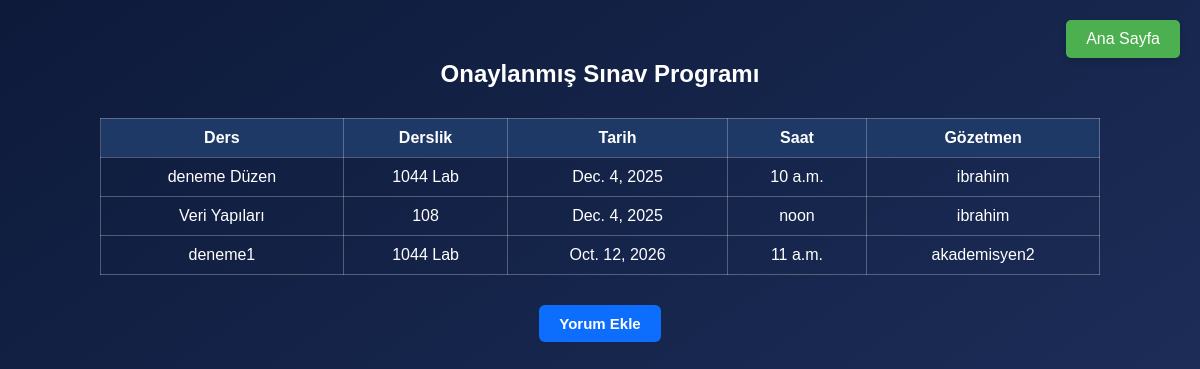
/uni/onayli-sinav-listesi/ (signed in), run on an earlier commit of the app's database.
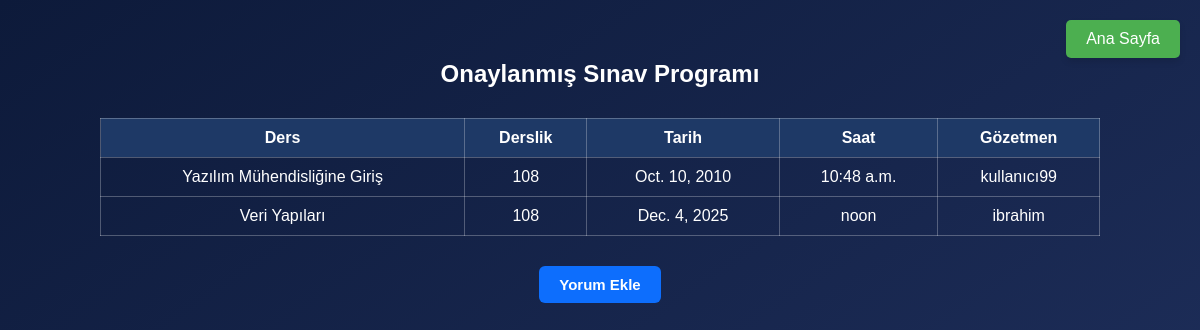
And on a later commit of the database.
### uni/models.py (models this page shows, shortened)
class OnaylanmisSinavProgrami(models.Model):
    ders = models.ForeignKey(Ders, on_delete=models.CASCADE)
    derslik = models.ForeignKey(Derslik, on_delete=models.CASCADE)
    tarih = models.DateField()
    saat = models.TimeField()
    gozetmen = models.ForeignKey(CustomUser, on_delete=models.SET_NULL, null=True, blank=True, limit_choices_to={'role': 'akademisyen'})

class Ders(models.Model):
    kod = models.CharField(max_length=10, unique=True)
    ad = models.CharField(max_length=100)
    ogrenci_sayisi = models.IntegerField(default=0)
    kredi = models.IntegerField()
    bolum = models.CharField(max_length=100)

class Derslik(models.Model):
    ad = models.CharField(max_length=50, unique=True)
    kapasite = models.IntegerField()

class CustomUser(AbstractUser):
    ROLE_CHOICES = (
        ('bolum_baskani', 'Bölüm Başkanı'),
        ('bolum_sekreteri', 'Bölüm Sekreteri'),
        ('akademisyen', 'Akademisyen'),
        ('ogrenci', 'Öğrenci'),
    )
    role = models.CharField(max_length=20, choices=ROLE_CHOICES, null=True, blank=True)

### uni/views.py (the view)
# urls.py: path('onayli-sinav-listesi/', views.onaylanmis_sinav_programi, name='onaylanmis_sinav_programi'),
@login_required
def onaylanmis_sinav_programi(request):
    sinavlar = OnaylanmisSinavProgrami.objects.all().order_by('tarih', 'saat')
    return render(request, 'onaylanmis_sinav_programi.html', {'sinavlar': sinavlar})

### uni/templates/onaylanmis_sinav_programi.html (shortened to what this page needs)
{% extends "base.html" %}
{% block content %}
<h2 style="text-align:center;">Onaylanmış Sınav Programı</h2>
<a href="{% url 'home' %}" class="btn-home">Ana Sayfa</a>
<table>
    <thead>
        <tr>
            <th>Ders</th>
            <th>Derslik</th>
            <th>Tarih</th>
            <th>Saat</th>
            <th>Gözetmen</th>
        </tr>
    </thead>
    <tbody>
        {% for sinav in sinavlar %}
        <tr>
            <td>{{ sinav.ders.ad }}</td>
            <td>{{ sinav.derslik.ad }}</td>
            <td>{{ sinav.tarih }}</td>
            <td>{{ sinav.saat }}</td>
            <td>{% if sinav.gozetmen %}{{ sinav.gozetmen.username }}{% else %}-{% endif %}</td>
        </tr>
        {% empty %}
        <tr>
            <td colspan="5" style="color: #ccc;">Henüz onaylanmış sınav bulunmamaktadır.</td>
        </tr>
        {% endfor %}
    </tbody>
</table>
{% if user.role == 'akademisyen' %}
    <form method="post" action="{% url 'sinav_yorum_ekle' %}">
        <button type="submit" class="btn-yorum">Yorum Ekle</button>
    </form>
{% endif %}
{% endblock %}

What changed in the data, as far as the page shows it:
removed OnaylanmisSinavProgrami: ders.ad "deneme Düzen", derslik.ad "1044 Lab", tarih "Dec. 4, 2025", saat "10 a.m.", gozetmen.username "ibrahim"
removed OnaylanmisSinavProgrami: ders.ad "deneme1", derslik.ad "1044 Lab", tarih "Oct. 12, 2026", saat "11 a.m.", gozetmen.username "akademisyen2"
added OnaylanmisSinavProgrami: ders.ad "Yazılım Mühendisliğine Giriş", derslik.ad "108", tarih "Oct. 10, 2010", saat "10:48 a.m.", gozetmen.username "kullanıcı99"
